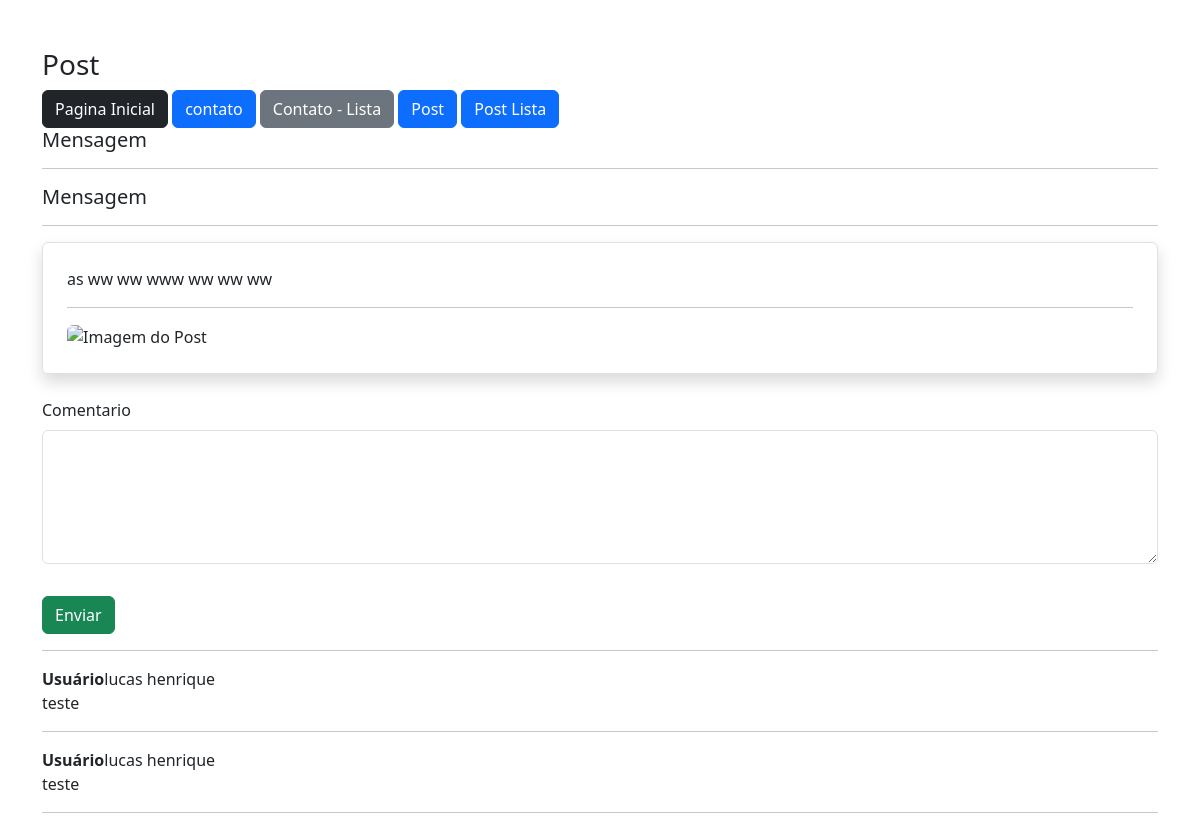
/post/3 (signed in), run on the app's committed database.
### app/models.py (models this page shows, shortened)
class Post(db.Model):
    id = db.Column(db.Integer,primary_key=True)
    data_criacao = db.Column(db.DateTime, default=datetime.now(timezone.utc))
    mensagem = db.Column(db.Text, nullable=True)
    imagem = db.Column(db.String, nullable=True, default='default.png')
    user_id = db.Column(db.Integer, db.ForeignKey('user.id'), nullable=True)
    comentario = db.relationship('Comentarios', backref='post', lazy=True)

class Comentarios(db.Model):
    id = db.Column(db.Integer,primary_key=True)
    data_criacao = db.Column(db.DateTime, default=datetime.now(timezone.utc))
    comentario = db.Column(db.Text, nullable=True)
    user_id = db.Column(db.Integer, db.ForeignKey('user.id'), nullable=True)
    post_id = db.Column(db.Integer, db.ForeignKey('post.id'), nullable=True)

class User(db.Model, UserMixin):
    id = db.Column(db.Integer,primary_key=True)
    nome = db.Column(db.String(100), nullable=True)
    sobrenome = db.Column(db.String(100), nullable=True)
    email = db.Column(db.String(150), nullable=True)
    senha = db.Column(db.String(150), nullable=True)
    posts = db.relationship('Post', backref='user', lazy=True)
    post_comentario = db.relationship('Comentarios', backref='user', lazy=True)

### app/views.py (the view)
@app.route('/post/<int:id>', methods=['GET', 'POST'])
@login_required
def PostDetail(id):
    post = Post.query.get(id)
    form = PostComentarioForm()
    if form.validate_on_submit():
        form.save(current_user.id, post.id)
        return redirect(url_for('Homepage'))
    return render_template('post.html', post=post, form=form)

### app/forms.py (shortened to what this page needs)
class PostComentarioForm(FlaskForm):
    comentario = TextAreaField('Comentario',validators=[DataRequired()])
    btnSubmit = SubmitField('Enviar')

### app/models.py (called while the page is built)
@login_manager.user_loader
def load_user(user_id):
    return User.query.get(user_id)

### app/templates/post.html (shortened to what this page needs)
{% extends 'base.html' %}
{% block content %}
    <div class="container mt-5">
        <div class="row">
            <h3>Post</h3>
        </div>
            {% include 'nav.html' %}
            <div class="row">
                <div class="col-12">
                    <h5>Mensagem</h5>
                    <hr>
                <div class="row">
                <div class="col-12">
                    <h5>Mensagem</h5>
                    <hr>
                    <div class="col-12 border rounded p-4 shadow">
                        {{post.mensagem}}
                        <hr>
                        <img src="{{ url_for('static', filename='data/post/{}'.format(post.imagem)) }}" alt="Imagem do Post" class="img-fluid rounded">
                    </div>
                </div>
                </div>
                <div class="col-12 mt-3">
                    <form action="" method="post" class="row mt-4">
                        <div class="col-12 mb-3">
                            {{ form.comentario.label(class="form-label") }}
                            {{ form.comentario(class="form-control", rows="5") }}
                        </div>
                        <div class="col-12 mt-3">
                            {{ form.btnSubmit(class="btn btn-success") }}
                        </div>
                    </form>
                </div>
                <hr>
                <div class="col-12">
                {% for c in post.comentario %}
                <p>
                    <b>Usuário</b>{{c.user.nome}}  {{c.user.sobrenome}} <br>
                    {{c.comentario}}
                </p>
                <hr>
                {% endfor %}
            </div>
            </div>
    </div>
{% endblock %}

### data on the page
Post: mensagem "as ww ww www ww ww ww"
Comentarios: user.nome "lucas", user.sobrenome "henrique", comentario "teste"
Comentarios: user.nome "lucas", user.sobrenome "henrique", comentario "teste"
